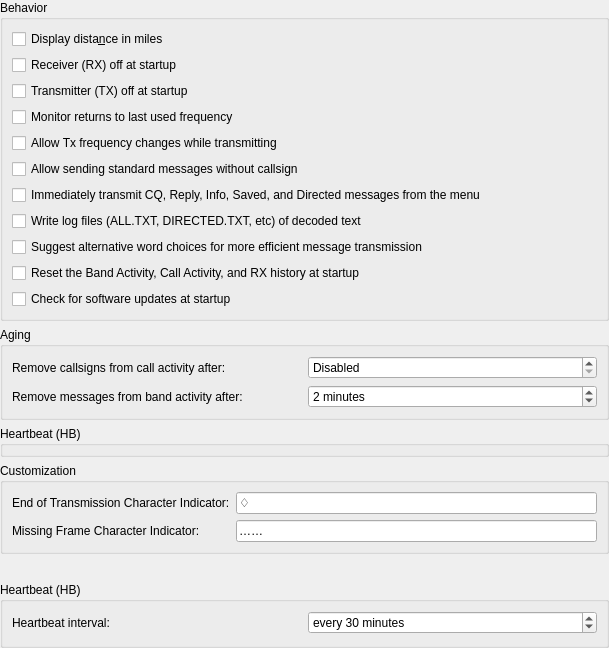
             <widget class="QWidget" name="scrollAreaWidgetContents_2">
              <property name="geometry">
               <rect>
                <x>0</x>
                <y>0</y>
                <width>609</width>
                <height>648</height>
               </rect>
              </property>
              <layout class="QVBoxLayout" name="verticalLayout_26">
               <property name="leftMargin">
                <number>0</number>
               </property>
               <property name="topMargin">
                <number>0</number>
               </property>
               <property name="rightMargin">
                <number>0</number>
               </property>
               <property name="bottomMargin">
                <number>0</number>
               </property>
               <item>
                <widget class="QGroupBox" name="behaviour_group_box">
                 <property name="title">
                  <string>Behavior</string>
                 </property>
                 <layout class="QVBoxLayout" name="verticalLayout_8">
                  <item>
                   <widget class="QCheckBox" name="miles_check_box">
                    <property name="enabled">
                     <bool>true</bool>
                    </property>
                    <property name="toolTip">
                     <string>Show distance to DX station in miles rather than kilometers.</string>
                    </property>
                    <property name="text">
                     <string>Display dista&amp;nce in miles</string>
                    </property>
                   </widget>
                  </item>
                  <item>
                   <widget class="QCheckBox" name="monitor_off_check_box">
                    <property name="toolTip">
                     <string>Don't start decoding until the monitor button is clicked.</string>
                    </property>
                    <property name="text">
                     <string>Receiver (RX) off at startup</string>
                    </property>
                    <property name="checked">
                     <bool>false</bool>
                    </property>
                   </widget>
                  </item>
                  <item>
                   <widget class="QCheckBox" name="transmit_off_check_box">
                    <property name="text">
                     <string>Transmitter (TX) off at startup</string>
                    </property>
                   </widget>
                  </item>
                  <item>
                   <widget class="QCheckBox" name="monitor_last_used_check_box">
                    <property name="visible">
                     <bool>false</bool>
                    </property>
                    <property name="toolTip">
                     <string>&lt;html&gt;&lt;head/&gt;&lt;body&gt;&lt;p&gt;Check this if you wish to automatically return to the last monitored frequency when monitor is enabled, leave it unchecked if you wish to have the current rig frequency maintained.&lt;/p&gt;&lt;/body&gt;&lt;/html&gt;</string>
                    </property>
                    <property name="text">
                     <string>Monitor returns to last used frequency</string>
                    </property>
                   </widget>
                  </item>
                  <item>
                   <widget class="QCheckBox" name="tx_qsy_check_box">
                    <property name="enabled">
                     <bool>true</bool>
                    </property>
                    <property name="toolTip">
                     <string>&lt;html&gt;&lt;head/&gt;&lt;body&gt;&lt;p&gt;Some rigs are not able to process CAT commands while transmitting. This means that if you are operating in split mode you may have to uncheck this option.&lt;/p&gt;&lt;/body&gt;&lt;/html&gt;</string>
                    </property>
                    <property name="text">
                     <string>Allow Tx frequency changes while transmitting</string>
                    </property>
                   </widget>
                  </item>
                  <item>
                   <widget class="QCheckBox" name="avoid_forced_identify_check_box">
                    <property name="text">
                     <string>Allow sending standard messages without callsign</string>
                    </property>
                   </widget>
                  </item>
                  <item>
                   <widget class="QCheckBox" name="transmit_directed_check_box">
                    <property name="text">
                     <string>Immediately transmit CQ, Reply, Info, Saved, and Directed messages from the menu</string>
                    </property>
                   </widget>
                  </item>
                  <item>
                   <widget class="QCheckBox" name="write_logs_check_box">
                    <property name="text">
                     <string>Write log files (ALL.TXT, DIRECTED.TXT, etc) of decoded text</string>
                    </property>
                   </widget>
                  </item>
                  <item>
                   <widget class="QCheckBox" name="spellcheck_check_box">
                    <property name="text">
                     <string>Suggest alternative word choices for more efficient message transmission</string>
                    </property>
                   </widget>
                  </item>
                  <item>
                   <widget class="QCheckBox" name="reset_activity_check_box">
                    <property name="text">
                     <string>Reset the Band Activity, Call Activity, and RX history at startup</string>
                    </property>
                   </widget>
                  </item>
                  <item>
                   <widget class="QCheckBox" name="checkForUpdates_checkBox">
                    <property name="text">
                     <string>Check for software updates at startup</string>
                    </property>
                   </widget>
                  </item>
                 </layout>
                </widget>
               </item>
               <item>
                <widget class="QGroupBox" name="groupBox_15">
                 <property name="title">
                  <string>Aging</string>
                 </property>
                 <layout class="QVBoxLayout" name="verticalLayout_22">
                  <item>
                   <layout class="QHBoxLayout" name="horizontalLayout_155">
                    <item>
                     <widget class="QLabel" name="ping_label_11">
                      <property name="text">
                       <string>Remove callsigns from call activity after:</string>
                      </property>
                      <property name="buddy">
                       <cstring>callsign_aging_spin_box</cstring>
                      </property>
                     </widget>
                    </item>
                    <item>
                     <widget class="QSpinBox" name="callsign_aging_spin_box">
                      <property name="toolTip">
                       <string>&lt;html&gt;&lt;head/&gt;&lt;body&gt;&lt;p&gt;Number of minutes between unattended pings&lt;/p&gt;&lt;/body&gt;&lt;/html&gt;</string>
                      </property>
                      <property name="specialValueText">
                       <string>Disabled</string>
                      </property>
                      <property name="suffix">
                       <string> minutes</string>
                      </property>
                      <property name="prefix">
                       <string/>
                      </property>
                      <property name="minimum">
                       <number>0</number>
                      </property>
                      <property name="maximum">
                       <number>1440</number>
                      </property>
                      <property name="singleStep">
                       <number>1</number>
                      </property>
                      <property name="value">
                       <number>0</number>
                      </property>
                     </widget>
                    </item>
                   </layout>
                  </item>
                  <item>
                   <layout class="QHBoxLayout" name="horizontalLayout_156">
                    <item>
                     <widget class="QLabel" name="ping_label_12">
                      <property name="text">
                       <string>Remove messages from band activity after:</string>
                      </property>
                      <property name="buddy">
                       <cstring>callsign_aging_spin_box</cstring>
                      </property>
                     </widget>
                    </item>
                    <item>
                     <widget class="QSpinBox" name="activity_aging_spin_box">
                      <property name="toolTip">
                       <string>&lt;html&gt;&lt;head/&gt;&lt;body&gt;&lt;p&gt;Number of minutes between unattended pings&lt;/p&gt;&lt;/body&gt;&lt;/html&gt;</string>
                      </property>
                      <property name="specialValueText">
                       <string>Disabled</string>
                      </property>
                      <property name="suffix">
                       <string> minutes</string>
                      </property>
                      <property name="prefix">
                       <string/>
                      </property>
                      <property name="minimum">
                       <number>0</number>
                      </property>
                      <property name="maximum">
                       <number>1440</number>
                      </property>
                      <property name="singleStep">
                       <number>1</number>
                      </property>
                      <property name="value">
                       <number>2</number>
                      </property>
                     </widget>
                    </item>
                   </layout>
                  </item>
                 </layout>
                </widget>
               </item>
               <item>
                <widget class="QGroupBox" name="heartbeatGroupBox">
                 <property name="visible">
                  <bool>false</bool>
                 </property>
                 <property name="title">
                  <string>Heartbeat (HB)</string>
                 </property>
                </widget>
               </item>
               <item>
                <widget class="QGroupBox" name="groupBox_12">
                 <property name="title">
                  <string>Customization</string>
                 </property>
                 <layout class="QFormLayout" name="formLayout_2">
                  <item row="0" column="0">
                   <widget class="QLabel" name="label_24">
                    <property name="text">
                     <string>End of Transmission Character Indicator:</string>
                    </property>
                   </widget>
                  </item>
                  <item row="0" column="1">
                   <widget class="QLineEdit" name="eot_line_edit">
                    <property name="toolTip">
                     <string>&lt;html&gt;&lt;head/&gt;&lt;body&gt;&lt;p&gt;Character to display when a transmission has been detected to have ended. &lt;/p&gt;&lt;/body&gt;&lt;/html&gt;</string>
                    </property>
                    <property name="text">
                     <string>♢</string>
                    </property>
                    <property name="maxLength">
                     <number>2</number>
                    </property>
                   </widget>
                  </item>
                  <item row="1" column="0">
                   <widget class="QLabel" name="label_32">
                    <property name="text">
                     <string>Missing Frame Character Indicator:</string>
                    </property>
                   </widget>
                  </item>
                  <item row="1" column="1">
                   <widget class="QLineEdit" name="mfi_line_edit">
                    <property name="toolTip">
                     <string>&lt;html&gt;&lt;head/&gt;&lt;body&gt;&lt;p&gt;Character sequence to display when a transmission has been detected to have a missing frame. &lt;/p&gt;&lt;/body&gt;&lt;/html&gt;</string>
                    </property>
                    <property name="text">
                     <string>……</string>
                    </property>
                   </widget>
                  </item>
                 </layout>
                </widget>
               </item>
               <item>
                <spacer name="verticalSpacer_5">
                 <property name="sizeHint" stdset="0">
                  <size>
                   <width>20</width>
                   <height>40</height>
                  </size>
                 </property>
                </spacer>
               </item>
               <item>
                <widget class="QGroupBox" name="heartbeatGroupBoxOld">
                 <property name="visible">
                  <bool>false</bool>
                 </property>
                 <property name="title">
                  <string>Heartbeat (HB)</string>
                 </property>
                 <layout class="QVBoxLayout" name="verticalLayout_21">
                  <item>
                   <layout class="QHBoxLayout" name="horizontalLayout_15">
                    <item>
                     <widget class="QLabel" name="ping_label_10">
                      <property name="visible">
                       <bool>false</bool>
                      </property>
                      <property name="text">
                       <string>Heartbeat interval:</string>
                      </property>
                     </widget>
                    </item>
                    <item>
                     <widget class="QSpinBox" name="heartbeat_spin_box">
                      <property name="visible">
                       <bool>false</bool>
                      </property>
                      <property name="toolTip">
                       <string>&lt;html&gt;&lt;head/&gt;&lt;body&gt;&lt;p&gt;Number of minutes between unattended heartbeat transmissions.&lt;/p&gt;&lt;/body&gt;&lt;/html&gt;</string>
                      </property>
                      <property name="specialValueText">
                       <string>Disabled</string>
                      </property>
                      <property name="suffix">
                       <string> minutes</string>
                      </property>
                      <property name="prefix">
                       <string>every </string>
                      </property>
                      <property name="minimum">
                       <number>0</number>
                      </property>
                      <property name="maximum">
                       <number>1440</number>
                      </property>
                      <property name="singleStep">
                       <number>5</number>
                      </property>
                      <property name="value">
                       <number>30</number>
                      </property>
                     </widget>
                    </item>
                   </layout>
                  </item>
                  <item>
                   <spacer name="verticalSpacer_2">
                    <property name="sizeHint" stdset="0">
                     <size>
                      <width>20</width>
                      <height>20</height>
                     </size>
                    </property>
                   </spacer>
                  </item>
                 </layout>
                </widget>
               </item>
              </layout>
             </widget>
